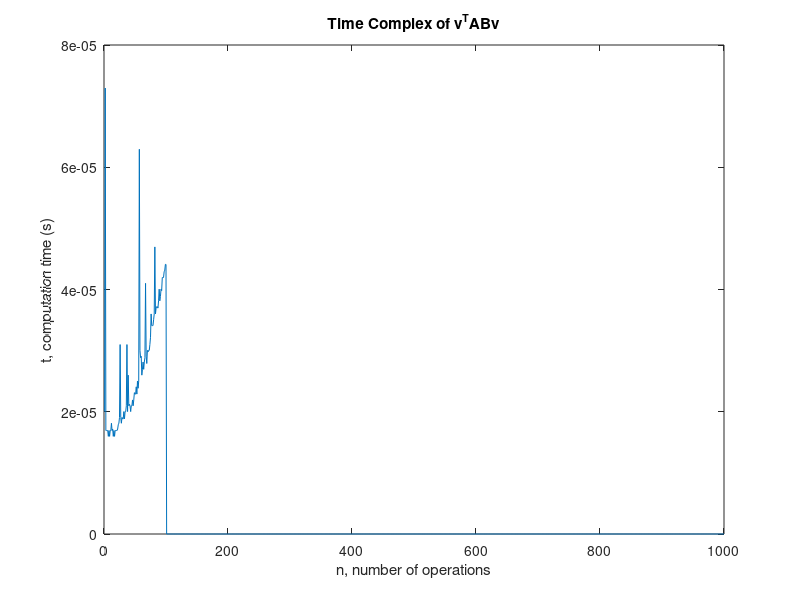

Recreate this plot in MATLAB.
s4 = zeros(1,1000);
for n = 1:100   
    A = rand(n,n); 
    B= rand(n,n); 
    u = rand(n,1); 
    v = rand(n,1); 
    tic; 
    t1 = transpose(v)*A*B*u; 
    s4(n) = toc;
end

figure 
plot(s4)
title('Time Complex of v^{T}ABv'); 
xlabel('n, number of operations'); 
ylabel('t, computation time (s)');